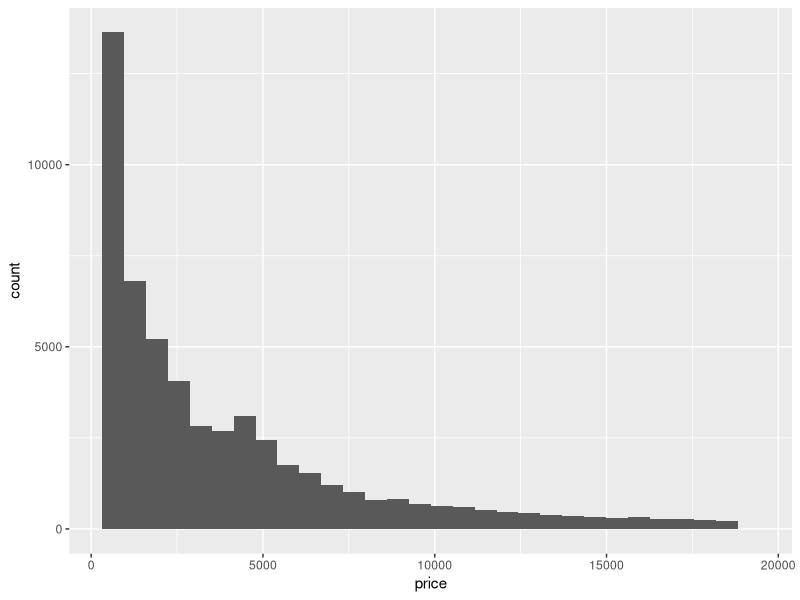
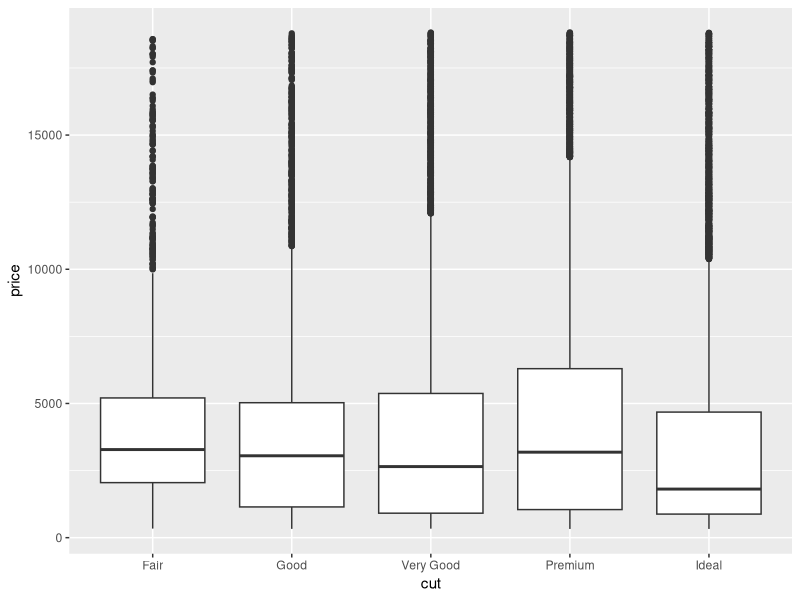
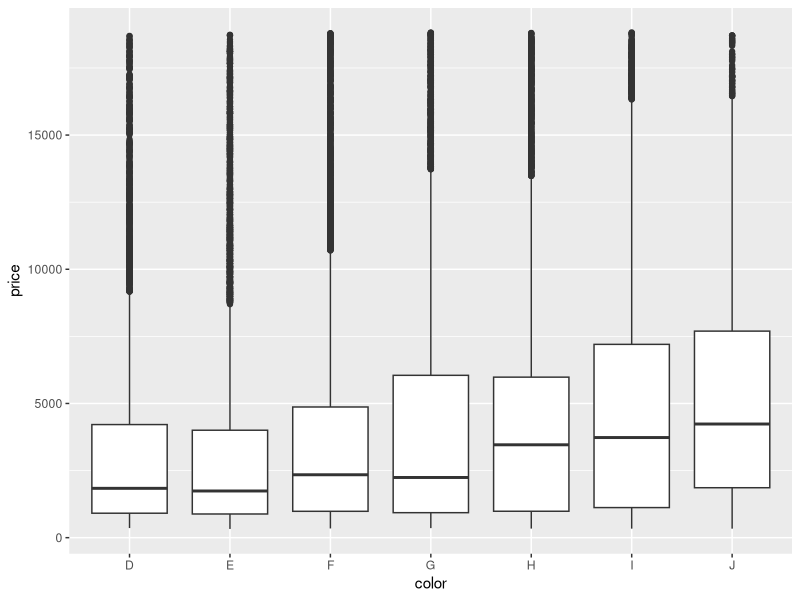
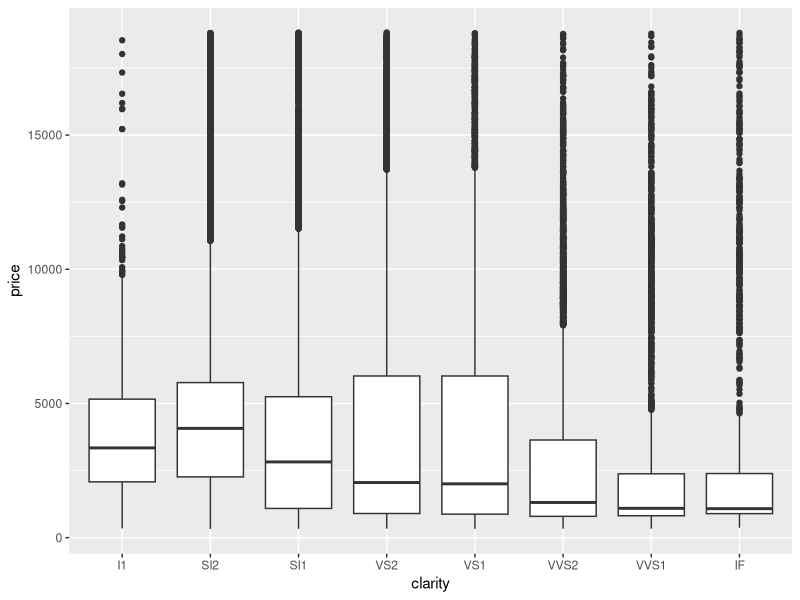
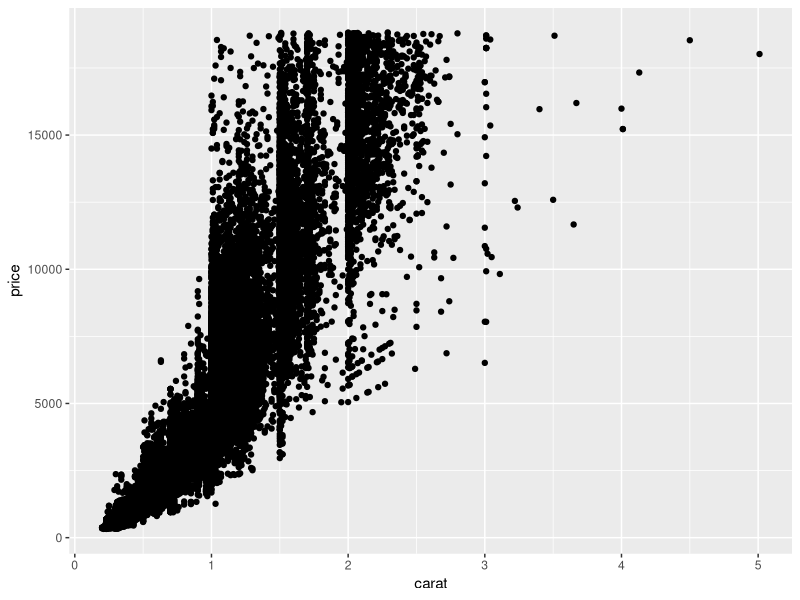
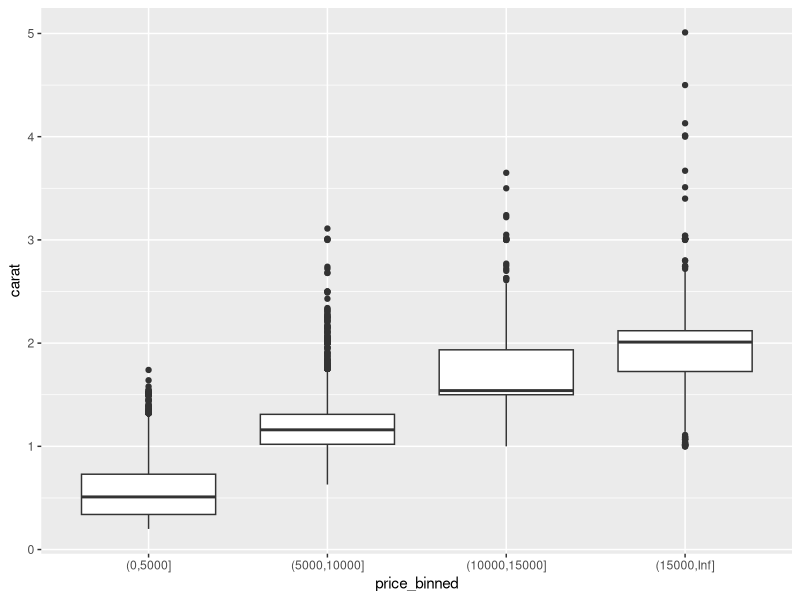

The R script that drew these images, in order:
## ---- chunk 1
knitr::opts_chunk$set(echo = TRUE)
## ---- chunk 2
library(tidyverse)
## ---- chunk 3
summary(diamonds$price)

diamonds %>% 
  ggplot(aes(price)) +
  geom_histogram()
## ---- chunk 4
diamonds %>% 
  ggplot(aes(x = cut, y = price)) +
  geom_boxplot()

diamonds %>% 
  ggplot(aes(x = color, y = price)) +
  geom_boxplot()

diamonds %>% 
  ggplot(aes(x = clarity, y = price)) +
  geom_boxplot()

diamonds %>% 
  ggplot(aes(x = carat, y = price)) +
  geom_point()
## ---- chunk 5
diamonds %>% 
  mutate(price_binned = cut(price, breaks=c(seq(0, max(price), 5000), Inf), dig.lab=10)) %>% 
  ggplot(aes(x = price_binned, y = carat)) +
  geom_boxplot()
